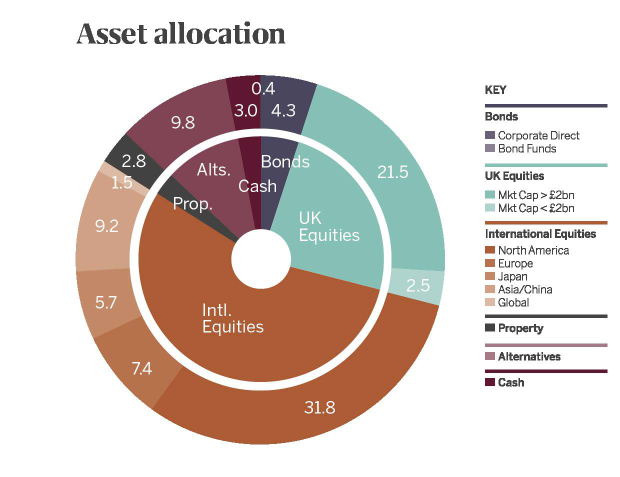
#> input picture 14_milestone/JM Finn/Image.ExportImages.5_.png, 1240 x 954 px, found by its file name (shown at 1/2 size)
$ python 'test copy.py'
#> lines starting #> are read from the running program, lines starting #| are printed output that depends on the picture; after the words box and inside, x2 and y2 are one past the last pixel; in counts of white or black regions, pixels touching at a corner belong together
import cv2
from matplotlib import pyplot as plt
import numpy as np
# pip install imutils
import imutils
import easyocr


image = cv2.imread('14_milestone\JM Finn\Image.ExportImages.5_.png')
#> image is the input picture: shape (954, 1240, 3); mean B, G, R 198.8, 204.9, 217
gray = cv2.cvtColor(image, cv2.COLOR_BGR2GRAY)
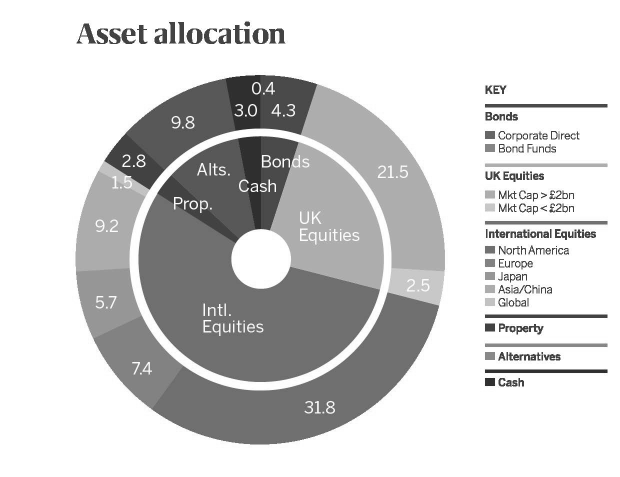
#> gray: shape (954, 1240) (shown at 1/2 size); min 16, max 255, mean 207.8

# [5 lines of commented-out code are left out]

thresh = cv2.adaptiveThreshold(gray, 255,
                               cv2.ADAPTIVE_THRESH_GAUSSIAN_C,
                               cv2.THRESH_BINARY_INV, 11, 2)
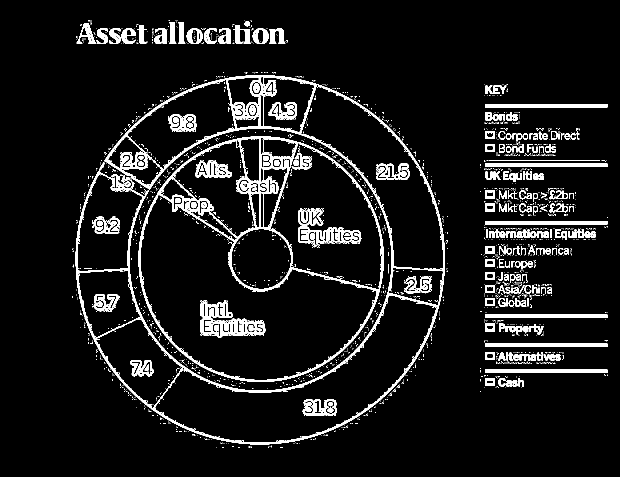
#> thresh: shape (954, 1240) (shown at 1/2 size); 8.1% white; 2793 white regions (2581 under 20 px)

# Display the thresholded image
plt.figure(figsize=(10, 10))
plt.imshow(thresh, cmap='gray')
plt.axis('off')
plt.show()

contours, _ = cv2.findContours(thresh.copy(), cv2.RETR_EXTERNAL, cv2.CHAIN_APPROX_SIMPLE)
#> contours = 2312 contours, 2145 with area under 20; largest, box (x1, y1, x2, y2) and area: (151, 150, 890, 889) 167653, (277, 272, 768, 764) 147430, (596, 453, 723, 492) 3212, (752, 327, 820, 360) 1648, (970, 739, 1215, 746) 1464

# Filtering contours based on size to remove noise
filtered_contours = [c for c in contours if cv2.contourArea(c) > 1111]
#> filtered_contours = 11 contours; largest, box (x1, y1, x2, y2) and area: (151, 150, 890, 889) 167653, (277, 272, 768, 764) 147430, (596, 453, 723, 492) 3212, (752, 327, 820, 360) 1648, (970, 739, 1215, 746) 1464

# Drawing rectangles around the detected contours
output_image = image.copy()
for c in filtered_contours:
    x, y, w, h = cv2.boundingRect(c)
    cv2.rectangle(output_image, (x, y), (x+w, y+h), (0, 255, 0), 2)
#> this loop made 11 passes
#> (c, x, y, w, h) on passes 1, 2, 3, 5, 7, 10: ([[970, 739], [970, 745], [1214, 745], [1214, 739]], 970, 739, 245, 7), ([[970, 687], [970, 693], [1214, 693], [1214, 687]], 970, 687, 245, 7), ([[970, 629], [970, 635], [1214, 635], [1214, 629]], 970, 629, 245, 7), ([[970, 442], [970, 448], [1214, 448], [1214, 442]], 970, 442, 245, 7), ([[970, 327], [970, 333], [1214, 333], [1214, 327]], 970, 327, 245, 7), ([[970, 208], [970, 214], [1214, 214], [1214, 208]], 970, 208, 245, 7)
#> (x, y, w, h) on passes 4, 6, 8, 9, 11: (596, 453, 127, 39), (596, 416, 51, 36), (752, 327, 68, 33), (277, 272, 491, 492), (151, 150, 739, 739)
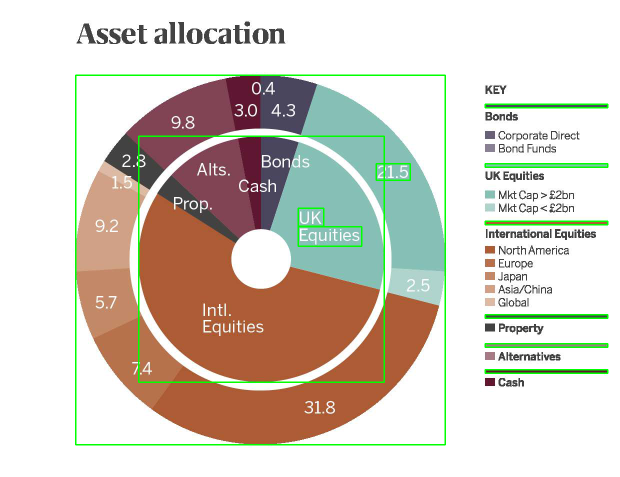
#> output_image: shape (954, 1240, 3) (shown at 1/2 size); 2.18% of pixels changed, all inside (x1, y1, x2, y2) = (150, 149, 1217, 891)

# Displaying the image with detected contours
plt.figure(figsize=(10, 10))
plt.imshow(cv2.cvtColor(output_image, cv2.COLOR_BGR2RGB))
plt.axis('off')
plt.show()
